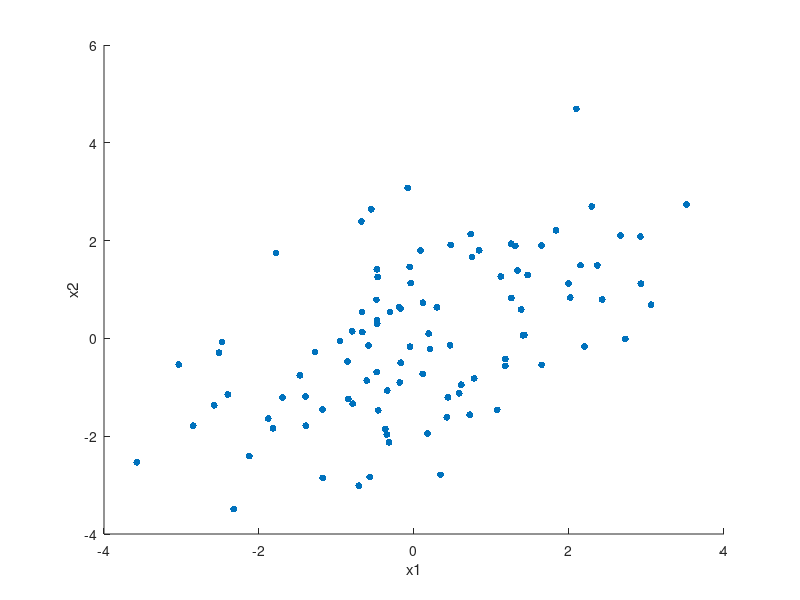

Recreate this plot in MATLAB. (Note: this script raises an error after producing the figure.)
% This MATLAB script is to introduce the basic concepts of
% psychophysiological interaction (PPI) of functional MRI (fMRI) data
% Author: Xin Di, PhD

% Part 1 simple correlation
% Generate simulated variables
x_common = randn(100,1);  % A common signal that give rises to correlation
x1 = x_common + randn(100,1);  % Simulated IQ
x2 = x_common + randn(100,1);  % Simulated brain volume

% Plot the relationship and calculate correlation
figure; scatter(x1,x2,25,'filled');
xlabel('x1');ylabel('x2');
[r,p] = corr(x1,x2)


% Part 2 different relationships between two groups
% Generate simulated variables
x_common = randn(100,1);  % A common signal that give rises to correlation
x1_conA = x_common + randn(100,1);  % Simulated IQ
x2_conA = x_common + randn(100,1);  % Simulated brain volume
x1_conB = randn(100,1);  % Simulated IQ
x2_conB = randn(100,1);  % Simulated brain volume

% concatenate male and female data as whole variables
x1 = [x1_conA;x1_conB];
x2 = [x2_conA;x2_conB];
condition = [ones(100,1);zeros(100,1)];

figure; scatter(x1,x2,25,condition,'filled');
xlabel('x1');ylabel('x2');
[r,p] = corr(x1,x2)
[r_conA,p_conA] = corr(x1_conA,x2_conA)
[r_conB,p_conB] = corr(x1_conB,x2_conB)


% Part3 Different methods to examine correlation (slope) differences 
design_matrix1 = [[x1_conA;zeros(100,1)],[zeros(100,1);x1_conB],condition]; % omitted constant term because regstats will be used
design_matrix2 = [x1,condition,x1.*condition];

figure; subplot(1,2,1);imagesc(design_matrix1)
subplot(1,2,2);imagesc(design_matrix2);colormap('gray')

s = regstats(x2,design_matrix1);
[s.tstat.beta, s.tstat.se, s.tstat.t, s.tstat.pval];
[p,F] = linhyptest(s.beta, s.covb, 0, [0 1 -1 0], s.tstat.dfe)

s = regstats(x2,design_matrix2);
[s.tstat.t(4), s.tstat.pval(4)]


% Part 4 differences of centering
design_matrix3 = [x1,condition,x1.*detrend(condition,'constant')];

figure; subplot(1,2,1);imagesc(design_matrix2)
subplot(1,2,2);imagesc(design_matrix3);colormap('gray')

figure; subplot(1,3,1);scatter(x1,x2,25,condition,'filled');
subplot(1,3,2);scatter(x1,design_matrix2(:,3), 25,condition,'filled');
subplot(1,3,3);scatter(x1,design_matrix3(:,3), 25,condition,'filled');


s = regstats(x2,design_matrix2);
[s.tstat.t(4), s.tstat.pval(4)]

s = regstats(x2,design_matrix3);
[s.tstat.t(4), s.tstat.pval(4)]
